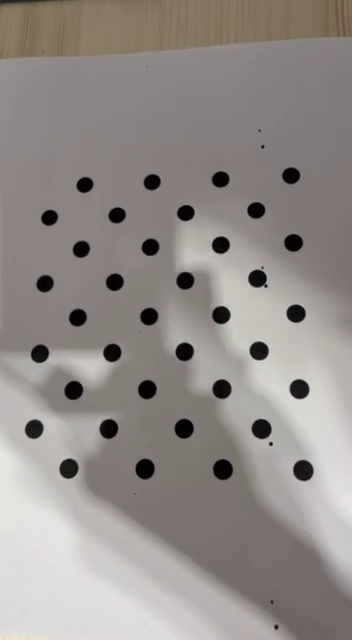
#> input picture data/iphone/acircle_a4/frame_006.jpg, 352 x 640 px; its folder holds 3 pictures in this run
$ python acircles_calib.py
#> lines starting #> are read from the running program, lines starting #| are printed output that depends on the picture
"""
Исследование влияния количества изображений на калибровку камеры
с использованием Asymmetric Circles Grid.

Для каждого количества кадров:

    N = 10, 11, 12, ..., 30

выполняются до 31 различных калибровок на случайных комбинациях
из N изображений.

Для каждой комбинации получаем:

    - RMS reprojection error;
    - camera_matrix;
    - distortion coefficients.

Результаты сортируются по RMS.

Сохраняются три характерных результата:

    MIN    - минимальная RMS;
    MEDIAN - медианная RMS;
    MAX    - максимальная RMS.

Основная цель — исследовать стабильность внутренних параметров камеры
при увеличении количества используемых изображений.
"""


import cv2
import numpy as np

from pathlib import Path
from itertools import combinations
from math import comb


CAMERA = "iphone"
TARGET = "a4"
PATTERN = "acircle"

N_MIN = 10
N_MAX = 30

N_COMBINATIONS = 31

RANDOM_SEED = 42


IMAGES_DIR = (
    Path("data")
    / CAMERA
    / f"{PATTERN}_{TARGET}"
)

OUTPUT_DIR = Path("calib_results")


# Количество ЦЕНТРОВ кругов:
# (columns, rows) смотрим в файле генерации

PATTERN_SIZE = (4, 9)

# Расстояние между соседними позициями сетки.
#
# В asymmetric circles grid соседние строки смещены
# относительно друг друга на половину горизонтального шага
# то есть мы смотрим на расстояние между центрами двух кругов в строке
# и делим его пополам (как положено друзьям).
# Здесь обязательно указать реальное значение мишени.
# Фотки с ними есть в data\mesurments
# tab = 13.5
# a4 = 18.0

POINT_DISTANCE = 18.0  # мм


# Для обычной symmetric grid координаты выглядели бы:
#
# row 0:  0   1   2   3
# row 1:  0   1   2   3
# row 2:  0   1   2   3
#
# У asymmetric grid строки смещены:
#
# row 0:  0       2       4       6
# row 1:      1       3       5       7
# row 2:  0       2       4       6
# row 3:      1       3       5       7
#
# Именно такое расположение ожидает OpenCV.

object_points_template = np.zeros(
    (
        PATTERN_SIZE[0] * PATTERN_SIZE[1],
        3
    ),
    dtype=np.float32
)

point_index = 0

for row in range(PATTERN_SIZE[1]):

    for column in range(PATTERN_SIZE[0]):

        object_points_template[
            point_index,
            0
        ] = (
            2 * column
            + row % 2
        ) * POINT_DISTANCE

        object_points_template[
            point_index,
            1
        ] = (
            row
            * POINT_DISTANCE
        )

        point_index += 1


# КАЛИБРОВКА ОДНОЙ КОМБИНАЦИИ
# [104 lines left out: functions calibrate_frames, make_combinations, not called in this run]


def main():

    OUTPUT_DIR.mkdir(
        parents=True,
        exist_ok=True
    )

    rng = np.random.default_rng(
        RANDOM_SEED
    )


    image_paths = sorted([
        *IMAGES_DIR.glob("*.jpg"),
        *IMAGES_DIR.glob("*.jpeg"),
        *IMAGES_DIR.glob("*.png"),
    ])

    if not image_paths:

        raise RuntimeError(
            f"В папке нет изображений: "
            f"{IMAGES_DIR}"
        )

    print()

    print(
        f"Всего изображений: "
        f"{len(image_paths)}"
    )


    # ИЩЕМ ASYMMETRIC CIRCLES GRID
    valid_frames = []

    image_size = None

    for image_path in image_paths:

        image = cv2.imread(
            str(image_path)
        )
#> image is the input picture: shape (640, 352, 3); mean B, G, R 137.7, 141.1, 147.5

        if image is None:

            print(
                f"Не удалось открыть: "
                f"{image_path.name}"
            )

            continue

        gray = cv2.cvtColor(
            image,
            cv2.COLOR_BGR2GRAY
        )
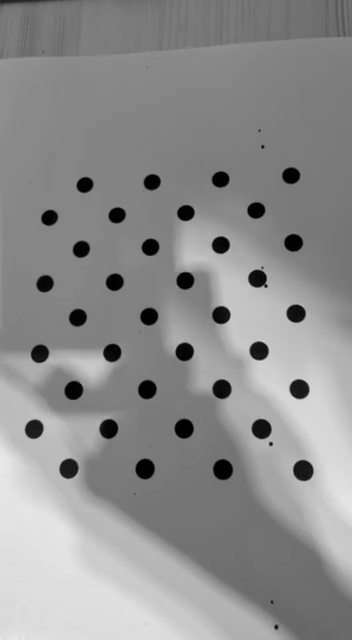
#> gray: shape (640, 352); min 0, max 232, mean 142.6

        current_size = (
            gray.shape[1],
            gray.shape[0]
        )
#> current_size = (352, 640)

        if image_size is None:

            image_size = current_size
#> image_size = (352, 640)

        elif current_size != image_size:

            print(
                f"Пропущено из-за другого размера: "
                f"{image_path.name}"
            )

            continue


        # ПОИСК ЦЕНТРОВ КРУГОВ
        found, centers = cv2.findCirclesGrid(
            gray,
            PATTERN_SIZE,
            flags=cv2.CALIB_CB_ASYMMETRIC_GRID
        )
#> found = True; centers = 36 rows, first 8: [302.8, 470.1], [222.5, 469.2], [144.7, 468.6], [68.54, 468.2], [261.1, 428.5], [183.7, 428.2], [108.5, 428.6], [33.76, 428.7]

        if not found:

            print(
                f"Asymmetric Circles Grid не найден: "
                f"{image_path.name}"
            )

            continue

        valid_frames.append(
            {
                "path": image_path,
                "centers": centers,
            }
        )

        print(
            f"OK: "
            f"{image_path.name} — "
            f"{len(centers)} точек"
        )
#| OK: frame_006.jpg — 36 точек
#> pass 2 of the loop in main, `for image_path in image_paths:`:
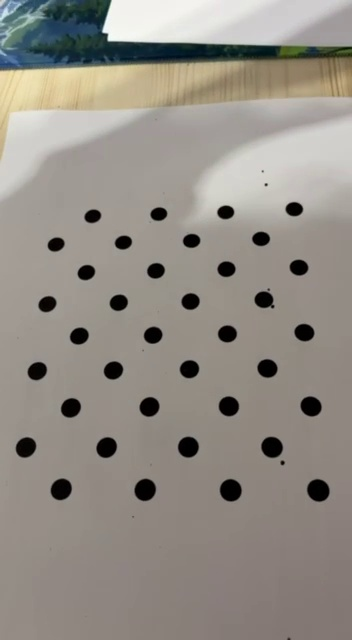
#> input picture data/iphone/acircle_a4/frame_008.jpg, 352 x 640 px
#> in main, image is the input picture: shape (640, 352, 3); mean B, G, R 134.3, 141.9, 147.5
#> in main, `gray = cv2.cvtColor( image, cv2.COLOR_BGR2GRAY )`:
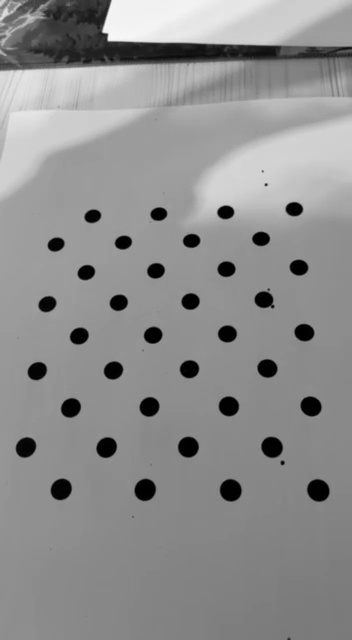
#> gray: shape (640, 352); min 0, max 252, mean 142.7
#> centers = 36 rows, first 8: [317.9, 490], [230.3, 489.9], [144.8, 489.4], [60.77, 488.9], [271.6, 446.8], [187.9, 446.7], [106.2, 447.1], [25.47, 447]
#| OK: frame_008.jpg — 36 точек
#> pass 3 of the loop in main, `for image_path in image_paths:`:
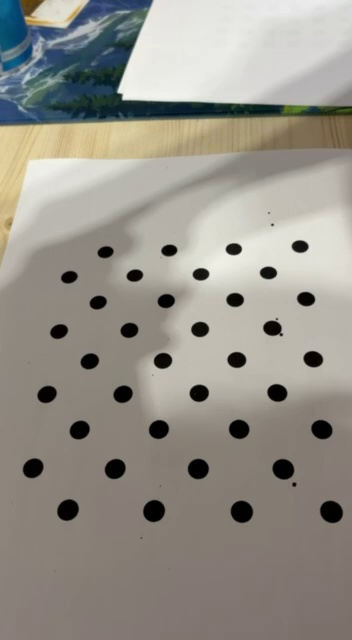
#> input picture data/iphone/acircle_a4/frame_009.jpg, 352 x 640 px
#> in main, image is the input picture: shape (640, 352, 3); mean B, G, R 138.1, 146.4, 150.3
#> in main, `gray = cv2.cvtColor( image, cv2.COLOR_BGR2GRAY )`:
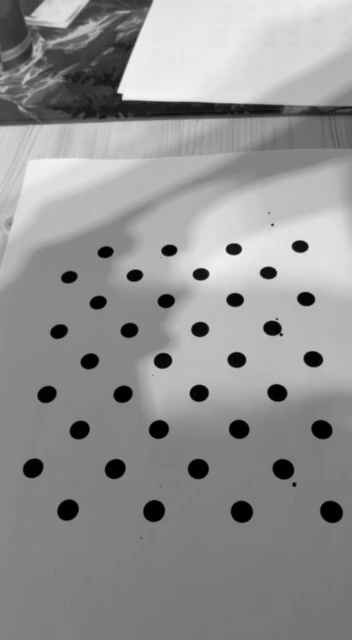
#> gray: shape (640, 352); min 0, max 244, mean 146.7
#> centers = 36 rows, first 8: [331, 511.4], [241.3, 511.3], [153.6, 510.6], [67.55, 509.6], [282.9, 468.8], [197.9, 468.5], [114.7, 468.5], [32.67, 467.8]
#| OK: frame_009.jpg — 36 точек

    print()

    print(
        f"Asymmetric Circles Grid найден на "
        f"{len(valid_frames)} из "
        f"{len(image_paths)} изображений."
    )
#| Asymmetric Circles Grid найден на 3 из 3 изображений.

    if len(valid_frames) < N_MIN:

#> (the run stopped early here; a loop or call above may not have finished)
